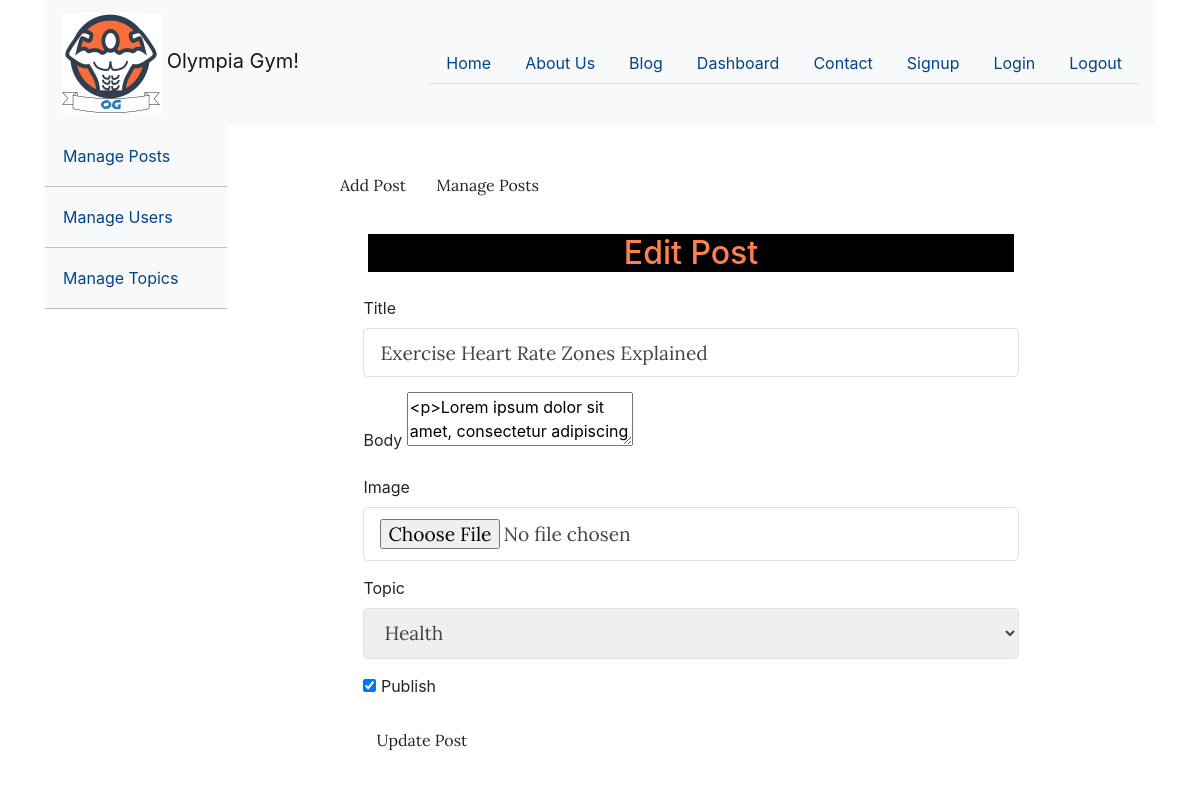
Page /posts/edit.php?id=23 on the earlier database version.
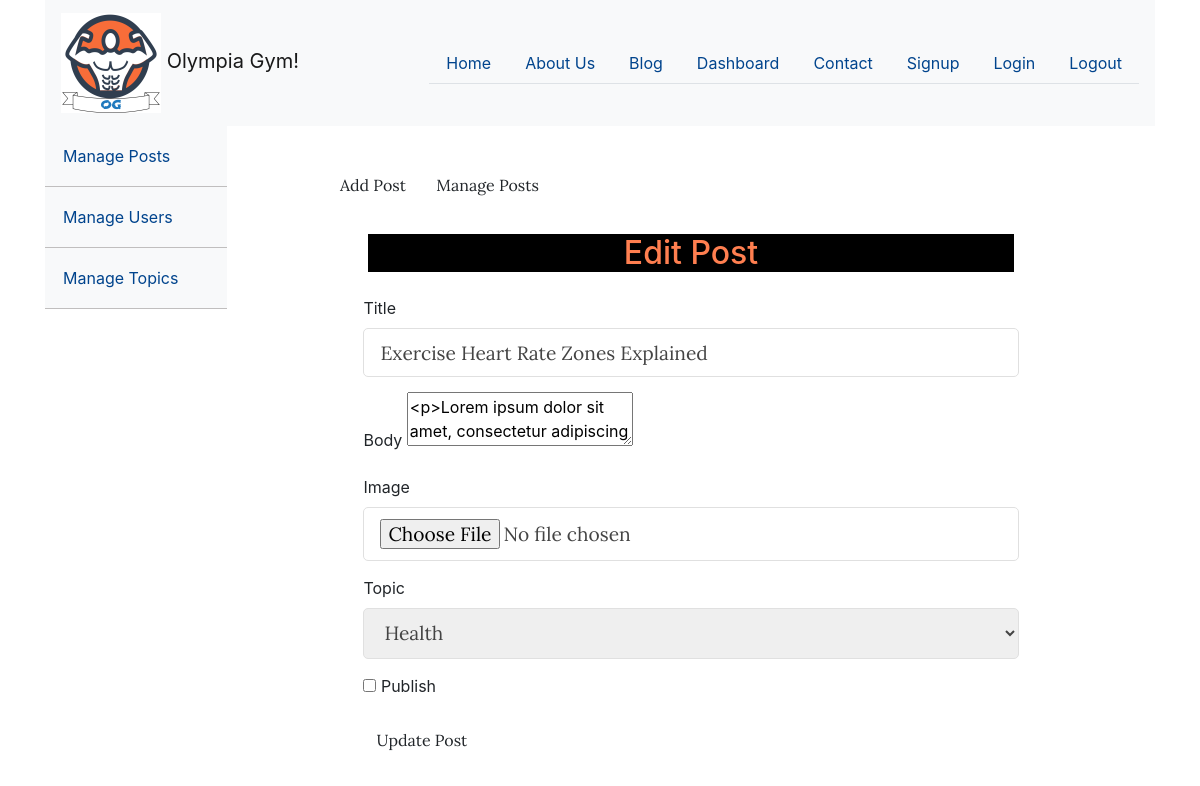
Same page on the later database version.
### app/database/db.php (called while the page is built, shortened)
<?php
require('connection.php');
function executeQuery($sql, $data)
{
    global $con;
    $stmt = $con->prepare($sql);
    $values = array_values($data);
    $types = str_repeat('s', count($values));
    $stmt->bind_param($types, ...$values);
    $stmt->execute();
    return $stmt;
}
function selectAll($table, $conditions = [])
{
    global $con;
    $sql = "SELECT * FROM $table";
    if (empty($conditions)) {
        $stmt = $con->prepare($sql);
        $stmt->execute();
        $records = $stmt->get_result()->fetch_all(MYSQLI_ASSOC);
        return $records;
    }
}
function selectOne($table, $conditions)
{
    $sql = "SELECT * FROM $table";
    $i = 0;
    foreach ($conditions as $key => $value) {
        if ($i === 0) {
            $sql = $sql . " WHERE $key=?";
        } else {
            $sql = $sql . " AND $key=?";
        }
        $i++;
    }
    $sql = $sql . " LIMIT 1";
    $stmt = executeQuery($sql, $conditions);
    $records = $stmt->get_result()->fetch_assoc();
    return $records;
}

### app/controllers/posts.php (called while the page is built, shortened)
<?php
include(ROOT_PATH . "/app/database/db.php");
$table = 'posts';
$topics = selectAll('topics');
if (isset($_GET['id'])) {
    $post = selectOne($table, ['id' => $_GET['id']]);
    $title = $post['title'];
    $body = $post['body'];
    $topic_id = $post['topic_id'];
    $published = $post['published'];
}

### posts/edit.php (the view, shortened to what this page needs)
<?php include(ROOT_PATH . "/app/controllers/posts.php");
?>
<!DOCTYPE html>
<html lang="en">
    <head>
        <link rel="stylesheet"
            href="https://use.fontawesome.com/releases/v5.7.2/css/all.css"
>
        <link rel="stylesheet" href="../assets/css/styleblog.css">
        <link rel="stylesheet" href="../assets/css/style.css">
    </head>
    <body>
    <?php include("adminheader.php"); ?>
        <div class="admin-wrapper">
        <?php include("sidebar.php"); ?>
            <div class="admin-content">
                <div class="button-group">
                    <a href="create.php" class="btn btn-big">Add Post</a>
                    <a href="index.php" class="btn btn-big">Manage Posts</a>
                </div>
                <div class="content">
                    <h2 class="page-title">Edit Post</h2>
                    <form action="edit.php" method="post" enctype="multipart/form-data">
                        <div>
                            <label>Title</label>
                            <input type="text" name="title" value="<?php echo $title ?>" class="text-input">
                        </div>
                        <div>
                            <label>Body</label>
                            <textarea name="body" id="body"><?php echo $body ?></textarea>
                        </div>
                        <div>
                            <label>Image</label>
                            <input type="file" name="image" class="text-input">
                        </div>
                        <div>
                            <label>Topic</label>
                            <select name="topic_id" class="text-input">
                                <?php foreach ($topics as $key => $topic): ?>
                                    <?php if (!empty($topic_id) && $topic_id == $topic['id'] ): ?>
                                        <option selected value="<?php echo $topic['id'] ?>"><?php echo $topic['name'] ?></option>
                                    <?php else: ?>
                                        <option value="<?php echo $topic['id'] ?>"><?php echo $topic['name'] ?></option>
                                    <?php endif; ?>
                                <?php endforeach; ?>
                            </select>
                        </div>
                        <div>
                            <?php if (empty($published) && $published == 0): ?>
                                <label>
                                    <input type="checkbox" name="published">
                                    Publish
                                </label>
                            <?php else: ?>
                                <label>
                                    <input type="checkbox" name="published" checked>
                                    Publish
                                </label>
                            <?php endif; ?>
                        </div>
                        <div>
                            <button type="submit" name="update-post" class="btn btn-big">Update Post</button>
                        </div>
                    </form>
                </div>
            </div>
        </div>
    </body>
</html>

Differences in the rows shown:
changed posts "Exercise Heart Rate Zones Explained": published 1 → 0 (drawn)
Other differences:
form field published: (not shown) → "☐"
form field published: "☑" → (not shown)
